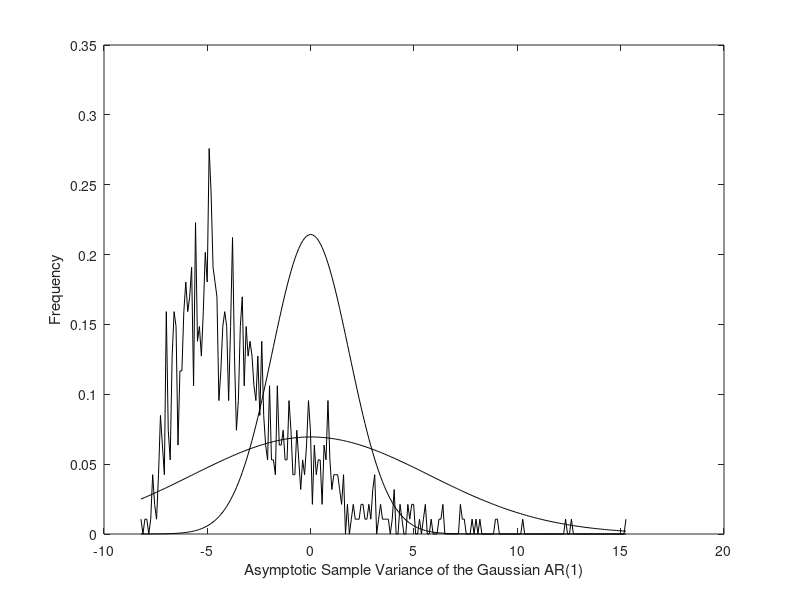

Reproduce this figure in MATLAB.
% Crack & Ledoit 

clear;

rng(20081103);
% rseed=20081103;
% randn('seed',rseed);

rho = 0.90;
sigmae = 0.50;
mu = 0;
sigma = sigmae/sqrt(1-rho^2); 

N = 50;

NUMBREPS = 1000; 

collect = [ ];

for J=1:NUMBREPS
   %Y=[];
   epsilon = randn(N,1);
   xpf = epsilon*sigmae;
   bpf = 1;
   apf = [1 -rho];
   Y = filter(bpf,apf,xpf);
   collect=[collect' [mean(Y) var(Y)]']';
end

asymeanv = 0; 
asyvarv = 2*(sigma^4)*(1+rho^2)/(1-rho^2);
asymeanv1 = 0; 
asyvarv1 = 2*(sigma^4); 
v = sqrt(N)*(collect(:,2)-sigma^2); 
hpdf = [];
mynormpdf = [];
[M,X] = hist(v,250);
M = M';
X = X';
dx = min(diff(X)); 
hpdf = M/(sum(M)*dx);

figure;
mynormpdf=(1/(sqrt(2*pi)*sqrt(asyvarv))).*exp( -0.5*((X-asymeanv)/sqrt(asyvarv)).^ 2); 
mynormpdf1=(1/(sqrt(2*pi)*sqrt(asyvarv1))).*exp( -0.5*((X-asymeanv1)/sqrt(asyvarv1)).^2);
plot(X,[hpdf mynormpdf mynormpdf1],'k')
xlabel('Asymptotic Sample Variance of the Gaussian AR(1)'); ylabel('Frequency');